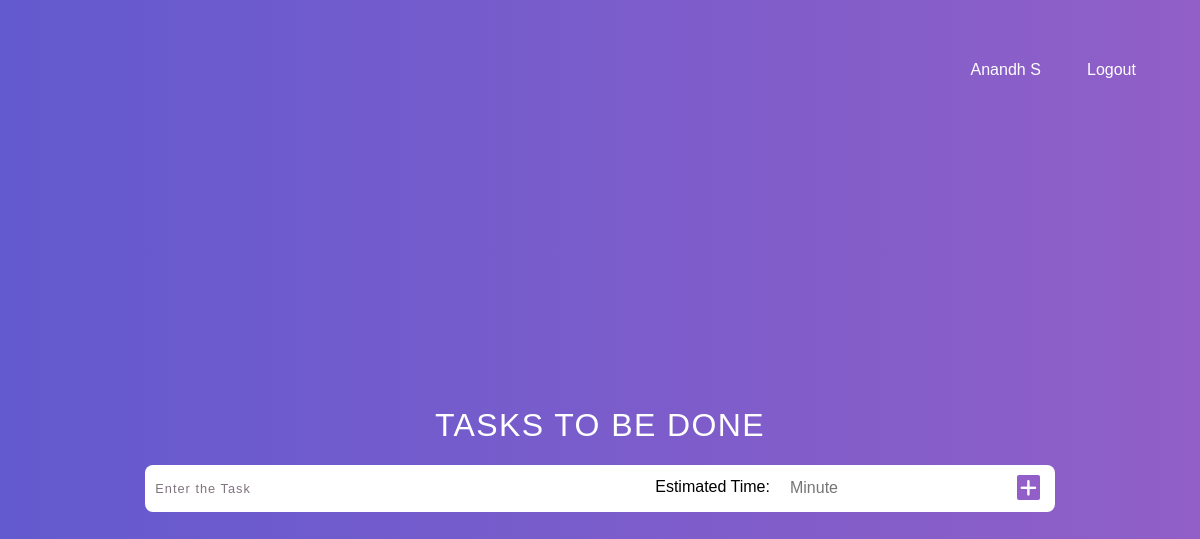
/ (signed in), run on an earlier commit of the app's database.
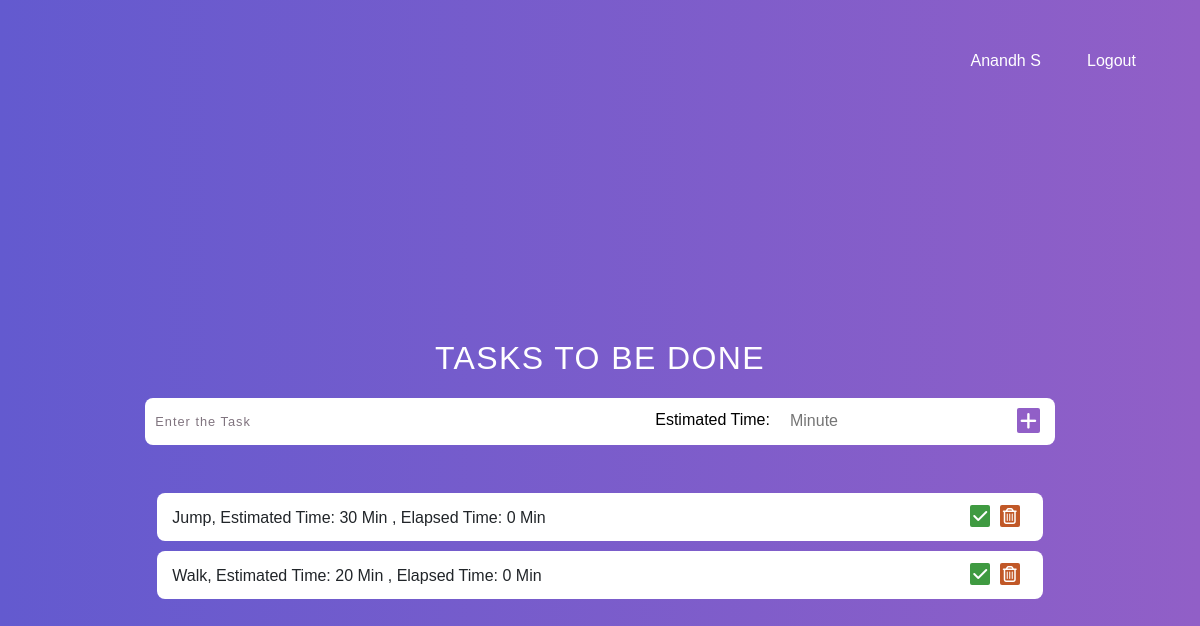
And on a later commit of the database.
### home/models.py (models this page shows, shortened)
class Task(models.Model):
    task = models.CharField(max_length=255)
    estimated_time = models.IntegerField(blank=False)
    elapsed_time = models.IntegerField(blank=True)
    user = models.ForeignKey(User, on_delete=models.CASCADE)

### home/views.py (the view)
# urls.py: path('', views.home),
def home(request):
    if 'user_id' in request.session:
        user_id = request.session["user_id"]
        queryset = Task.objects.filter(user__pk=user_id)
        return render(request, 'home.html', {"tasks" : queryset})
    else:
        return redirect(signup)

### home/templates/home.html (shortened to what this page needs)
<!DOCTYPE html>
<html lang="en">
<head>
    <link href="https://cdn.jsdelivr.net/npm/bootstrap@5.2.0-beta1/dist/css/bootstrap.min.css" rel="stylesheet">
</head>
<body>
    <div style="margin-top: -260px !important; margin-right: -950px; color: white">
        <div class="row">
            <div style="width: 160px;" class="col">{{request.session.user_name}}</div>
            <div class="col"><a href="/logout">Logout</a></div>
        </div>
    </div>
    <section style="margin-top: -250px;">
        <header>
            <h1 style="margin-bottom: 20px">Tasks to be done</h1>
            <form method="post" action="/task/add">
                <input required name="task" type="text" id="input-form-text" placeholder="Enter the Task" />
                <span style="color: black; margin-right: 20px">Estimated Time:</span>
                <input required name="estimated_time" style="margin-right: 20px" type="number" id="input-form-time" placeholder="Minute" />
                <button type="submit" id="input-form-btn"><i class="fa-solid fa-plus"></i></button>
            </form>
        </header>
        <div class="container">
            {% for task in tasks %}
            <div class="task">
                <div class="content">
                    <h6 style="font-weight: lighter; margin-top: 10px; margin-left: 10px">{{task.task}}, Estimated Time: {{task.estimated_time}} Min , Elapsed Time: {{task.elapsed_time}} Min</h6>
                </div>
                <div class="btn">
                    <a href="/task/update/?id={{task.id}}" id="del"><i class="fa-solid fa-check"></i></a>
                    <a href="/task/delete/?id={{task.id}}" id="del"><i class="fa-solid fa-trash-can"></i></a>
                </div>
            </div>
            {% endfor %}
        </div>
    </section>
</body>
</html>

### home/templates/home.html (style rules this page uses)
* { margin: 0; padding: 0; box-sizing: border-box; }
a { text-decoration: none; color: white; }
body { display: grid; place-items: center; height: 100vh; font-family: 'Oswald', sans-serif; background: linear-gradient(to right, #635acf, #915fc7); }
input, button { background-color: transparent; border: 0; outline: 0; }
section { min-width: 30vw; max-width: 80vw; }
header { margin-bottom: 2rem; padding: 1rem 0; color: #fff; }
header h1 { text-transform: uppercase; letter-spacing: 1.4px; font-weight: 500; font-size: 2rem; text-align: center; margin-bottom: 10px; }
header form { background-color: #fff; padding: 10px; display: flex; justify-content: space-between; border-radius: 8px; }
form #input-form-text { font-size: 0.8rem; letter-spacing: 1px; width: 500px !important; }
form #input-form-text::placeholder { color: #80747f; }
.fa-solid { border-radius: 2px; padding: 3px; cursor: pointer; font-size: 1rem; margin-right: 5px; }
form .fa-plus { background-color: #915fc7; color: #fff; font-size: 1.2rem; }
.container .task { display: flex; justify-content: space-between; background-color: #fff; padding: 5px; margin-bottom: 10px; border-radius: 8px; }
.task .fa-check { background-color: #3f9a41; color: #fff; }
.task .fa-trash-can { background-color: #c15827; color: #fff; font-weight: 400; }

What changed in the data, as far as the page shows it:
added Task: task "Jump", estimated_time "30", elapsed_time "0"
added Task: task "Walk", estimated_time "20", elapsed_time "0"
